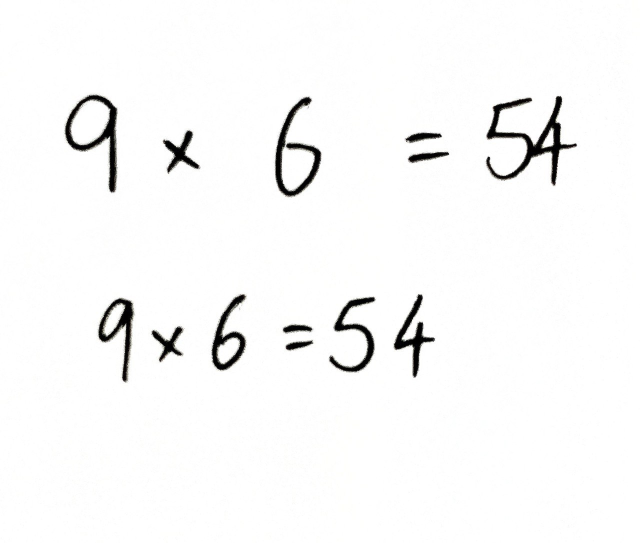
#> input picture images/handwritten_math_#2.jpg, 1280 x 1086 px, found by its file name (shown at 1/2 size)
$ python cv2_get_letters.py
#> lines starting #> are read from the running program, lines starting #| are printed output that depends on the picture; after the words box and inside, x2 and y2 are one past the last pixel; in counts of white or black regions, pixels touching at a corner belong together
# Import required packages
import cv2

# Read image from which text needs to be extracted
img = cv2.imread("images/handwritten_math_#2.jpg")
#> img is the input picture: shape (1086, 1280, 3); mean B, G, R 247.8, 247.9, 248
img[img > 100] = 255  # type: ignore
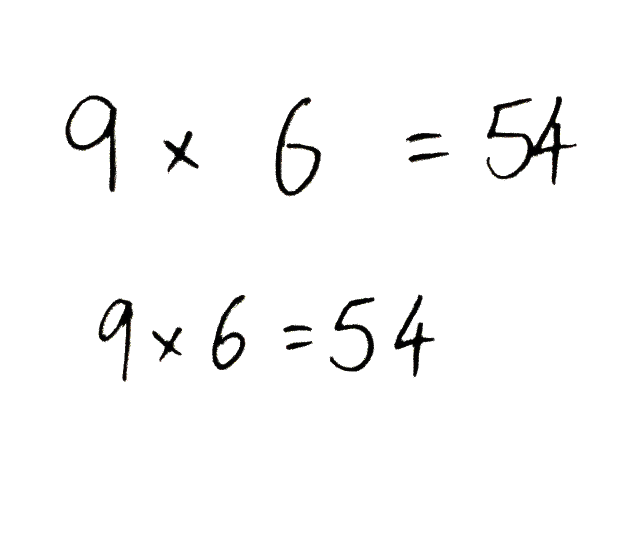
#> img: shape (1086, 1280, 3) (shown at 1/2 size); mean B, G, R 249.2, 249.3, 249.3

# Convert the image to gray scale
gray = cv2.cvtColor(img, cv2.COLOR_BGR2GRAY)

# Performing OTSU threshold
ret, thresh1 = cv2.threshold(gray, 0, 255, cv2.THRESH_OTSU | cv2.THRESH_BINARY_INV)
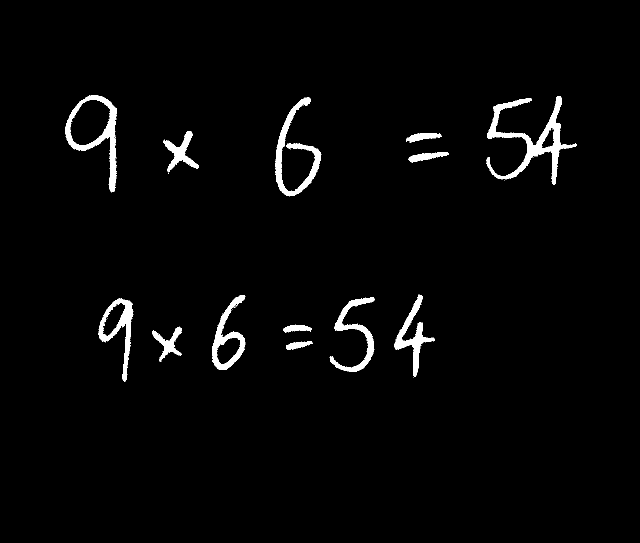
#> thresh1: shape (1086, 1280) (shown at 1/2 size); 2.4% white; 58 white regions (45 under 20 px), largest, box (x1, y1, x2, y2) and area: (972, 193, 1153, 370) 6731, (131, 190, 234, 385) 4377, (551, 194, 643, 393) 4197
#> ret = 117

# Specify structure shape and kernel size.
# Kernel size increases or decreases the area
# of the rectangle to be detected.
# A smaller value like (10, 10) will detect
# each word instead of a sentence.
rect_kernel = cv2.getStructuringElement(cv2.MORPH_RECT, (10, 10))

# Applying dilation on the threshold image
dilation = cv2.dilate(thresh1, rect_kernel, iterations = 1)
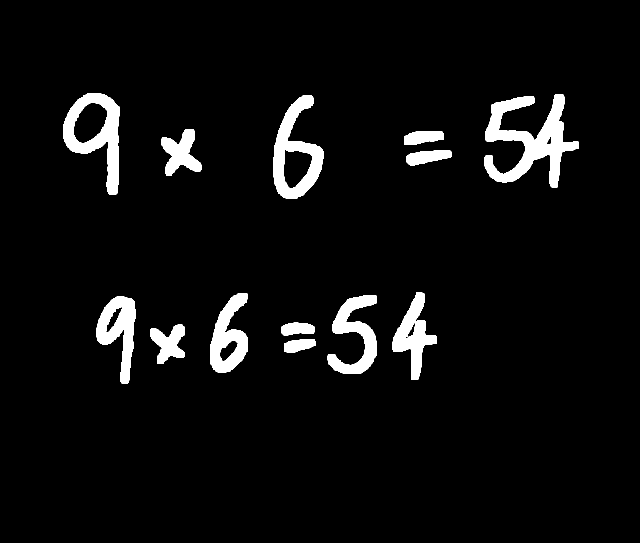
#> dilation: shape (1086, 1280) (shown at 1/2 size); 5.2% white; 13 white regions

# Finding contours
contours, hierarchy = cv2.findContours(dilation, cv2.RETR_EXTERNAL, cv2.CHAIN_APPROX_NONE)
#> contours = 13 contours; largest, box (x1, y1, x2, y2) and area: (968, 189, 1158, 375) 13632, (127, 186, 239, 390) 12690, (547, 190, 648, 398) 11770, (420, 586, 496, 745) 7190, (193, 593, 272, 768) 7115

# Creating a copy of image
# img[img > 10] = 255
im2 = img.copy()

contours_filtered = []
areas = []
for cnt in contours:
    x, y, w, h = cv2.boundingRect(cnt)
    areas.append(w*h)
#> this loop made 13 passes
#> (x, y, w, h) on passes 1 to 12: (568, 678, 63, 27), (300, 649, 69, 79), (562, 645, 67, 26), (193, 593, 79, 175), (655, 590, 99, 158), (420, 586, 76, 159), (784, 585, 90, 175), (813, 300, 90, 31), (808, 262, 80, 28), (323, 258, 80, 94), (547, 190, 101, 208), (968, 189, 190, 186)
#> after the loop, areas = [1701, 5451, 1742, 13825, 15642, 12084, 15750, 2790, 2240, 7520, 21008, 35340, 22848]

print(areas)
#| [1701, 5451, 1742, 13825, 15642, 12084, 15750, 2790, 2240, 7520, 21008, 35340, 22848]
# Looping through the identified contours
# Then rectangular part is cropped and passed on
area_threshold = 600
chars = []
i = 0
for cnt in contours:
    x, y, w, h = cv2.boundingRect(cnt)

    if areas[i] > area_threshold:
        # Drawing a rectangle on copied image
        rect = cv2.rectangle(im2, (x, y), (x + w, y + h), (0, 255, 0), 2)

        # Cropping the text block for giving input to OCR
        cropped = im2[y:y + h, x:x + w]

        # cv2.imshow("", cropped)
        chars.append(cropped)
        cv2.imshow("", img)
        cv2.imshow("", rect)

    i += 1
#> this loop made 13 passes
#> pass 1, `cropped = im2[y:y + h, x:x + w]`:
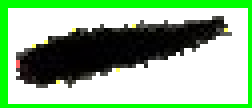
#> cropped: shape (27, 63, 3) (shown 4 times larger); mean B, G, R 144.7, 184.8, 146.1
#> pass 2, `rect = cv2.rectangle(im2, (x, y), (x + w, y + h), (0, 255, 0), 2)`:
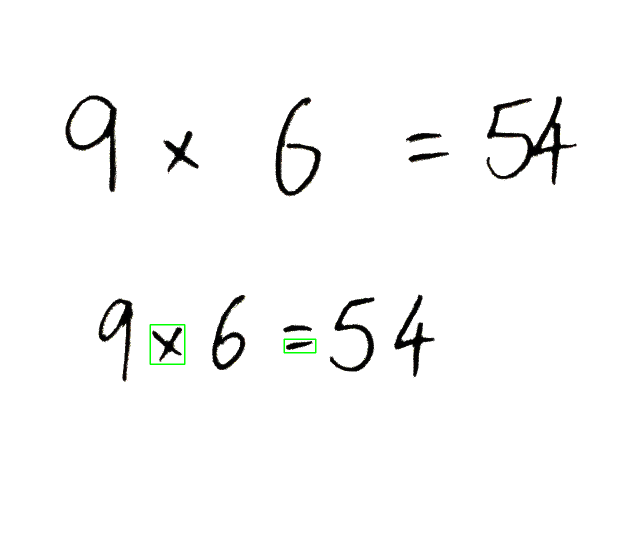
#> rect: shape (1086, 1280, 3) (shown at 1/2 size); mean B, G, R 248.9, 249.3, 249
#> pass 2, `cropped = im2[y:y + h, x:x + w]`:
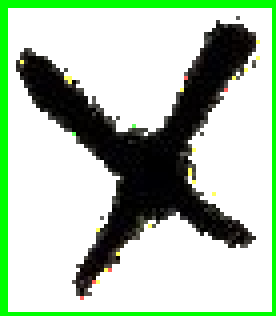
#> cropped: shape (79, 69, 3) (shown 4 times larger); mean B, G, R 176.1, 197.3, 177.4
#> after the loop:
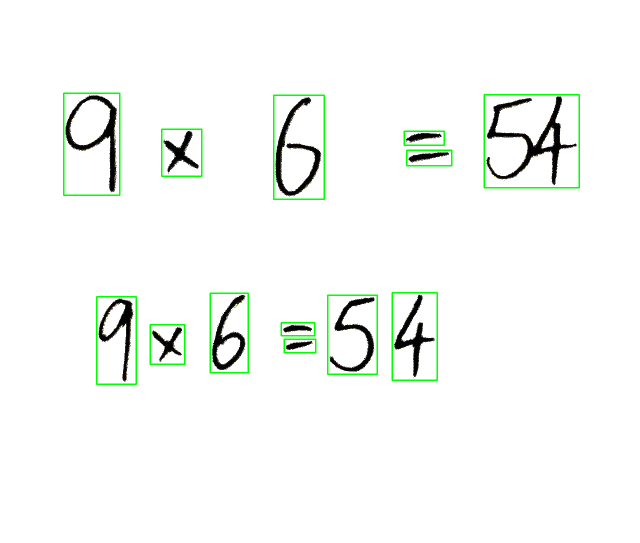
#> im2: shape (1086, 1280, 3) (shown at 1/2 size); 1.18% of pixels changed, all inside (x1, y1, x2, y2) = (126, 185, 1160, 770)
#> after the loop, chars = 13 items; i = 13

cv2.waitKey(0)

$ run again, with images/2x+6=12.jpg copied over images/handwritten_math_#2.jpg
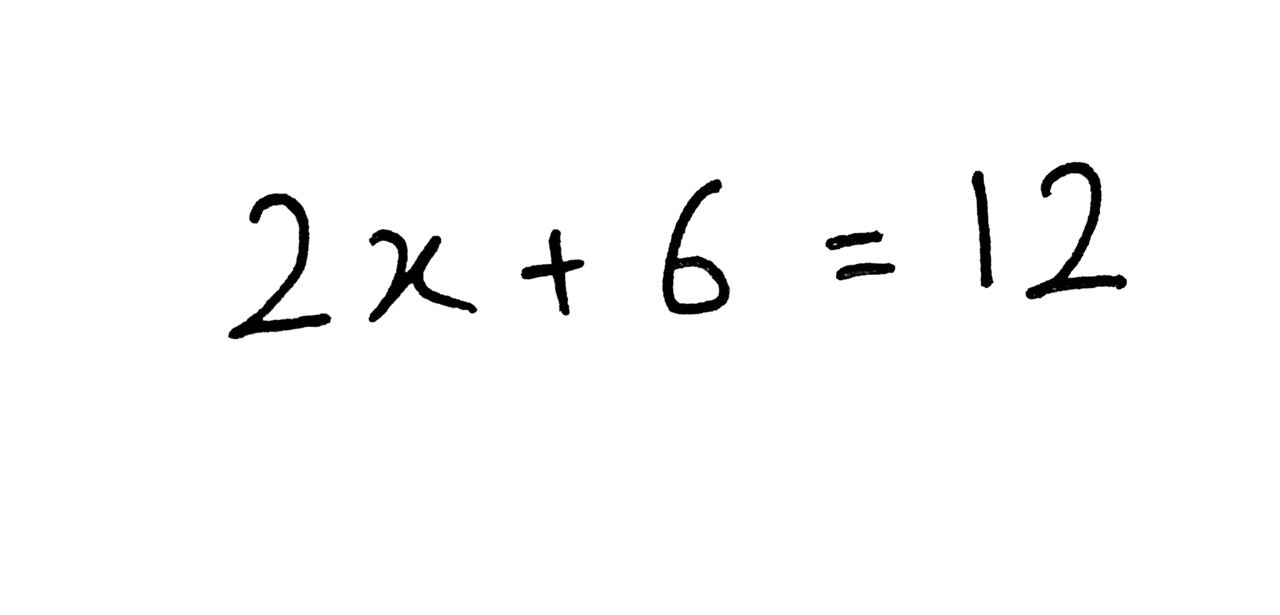
#> input picture images/2x+6=12.jpg, 1280 x 615 px, found by its file name
#> img is the input picture: shape (615, 1280, 3); min 0, max 255, mean 249.9
#> img: shape (615, 1280, 3); 1.29% of pixels changed, all inside (x1, y1, x2, y2) = (224, 160, 1128, 344)
#> `ret, thresh1 = cv2.threshold(gray, 0, 255, cv2.THRESH_OTSU | cv2.THRES..`:
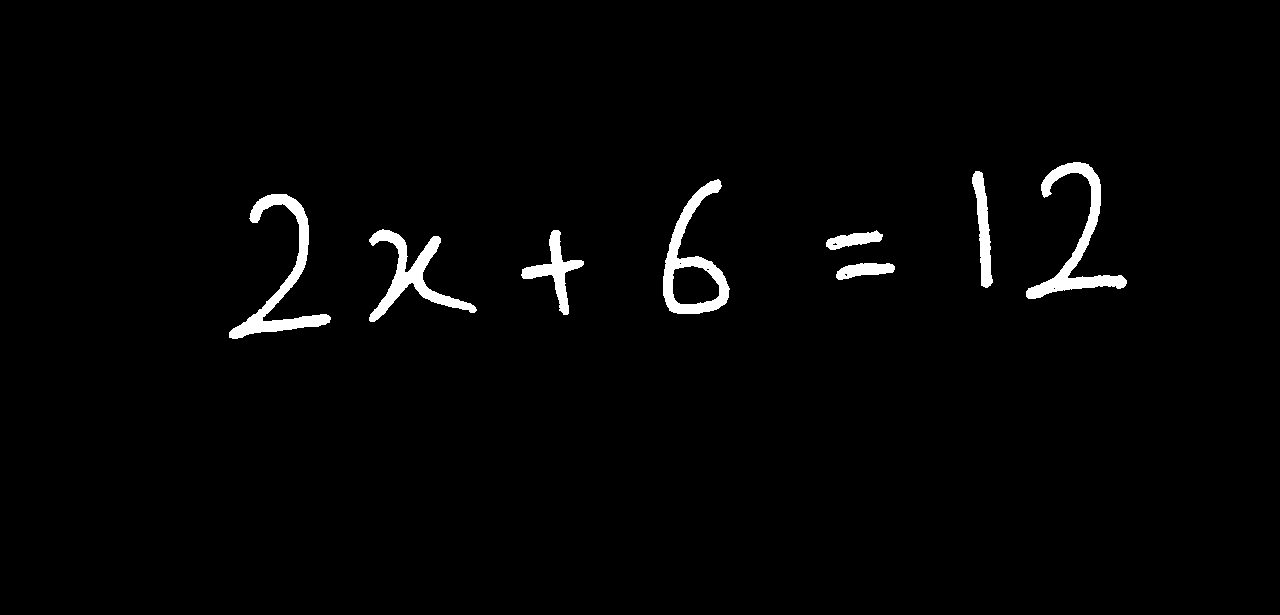
#> thresh1: shape (615, 1280); 1.9% white; 8 white regions, largest, box (x1, y1, x2, y2) and area: (229, 194, 331, 339) 3049, (1026, 162, 1127, 299) 2981, (663, 179, 730, 314) 2744
#> ret = 100
#> dilation: shape (615, 1280); 4.1% white; 8 white regions
#> contours = 8 contours; box (x1, y1, x2, y2) and area: (659, 175, 735, 319) 6296, (225, 190, 336, 344) 6132, (1022, 158, 1132, 304) 5956, (365, 225, 482, 327) 5252, (517, 226, 589, 320) 2796, (968, 167, 998, 293) 2411, (832, 259, 900, 285) 1344, (822, 226, 888, 255) 1322
#> the loop `for cnt in contours:` made 8 passes
#> (x, y, w, h) on passes 1 to 8: (832, 259, 68, 26), (822, 226, 66, 29), (517, 226, 72, 94), (365, 225, 117, 102), (225, 190, 111, 154), (659, 175, 76, 144), (968, 167, 30, 126), (1022, 158, 110, 146)
#> after the loop `for cnt in contours:`: areas = [1768, 1914, 6768, 11934, 17094, 10944, 3780, 16060]
#| [1768, 1914, 6768, 11934, 17094, 10944, 3780, 16060]
#> after the loop `for cnt in contours:`:
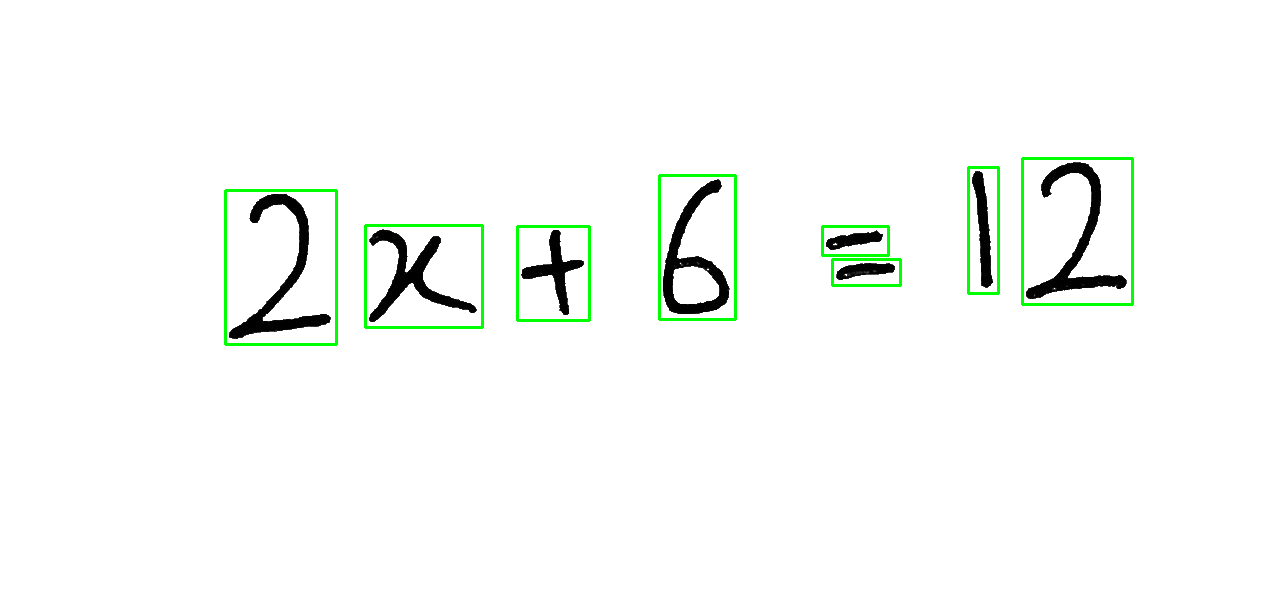
#> im2: shape (615, 1280, 3); mean B, G, R 247.4, 250.2, 247.4
#> after the loop `for cnt in contours:`: chars = 8 items; i = 8

$ run again, with images/9x6=54.jpg copied over images/handwritten_math_#2.jpg
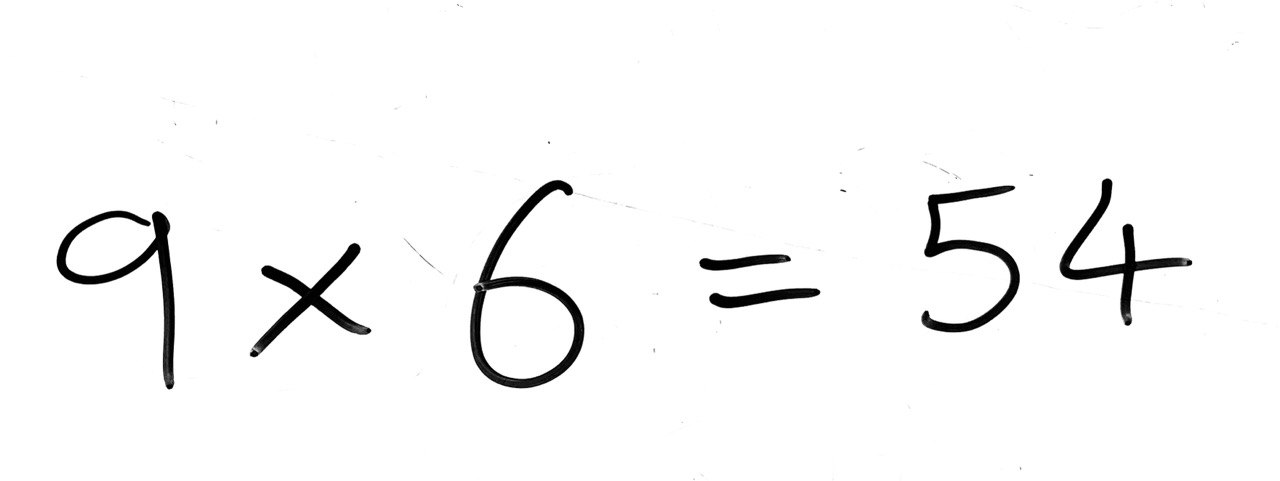
#> input picture images/9x6=54.jpg, 1280 x 481 px, found by its file name
#> img is the input picture: shape (481, 1280, 3); min 0, max 255, mean 247
#> img: shape (481, 1280, 3); 3.59% of pixels changed, all inside (x1, y1, x2, y2) = (8, 0, 1280, 481)
#> `ret, thresh1 = cv2.threshold(gray, 0, 255, cv2.THRESH_OTSU | cv2.THRES..`:
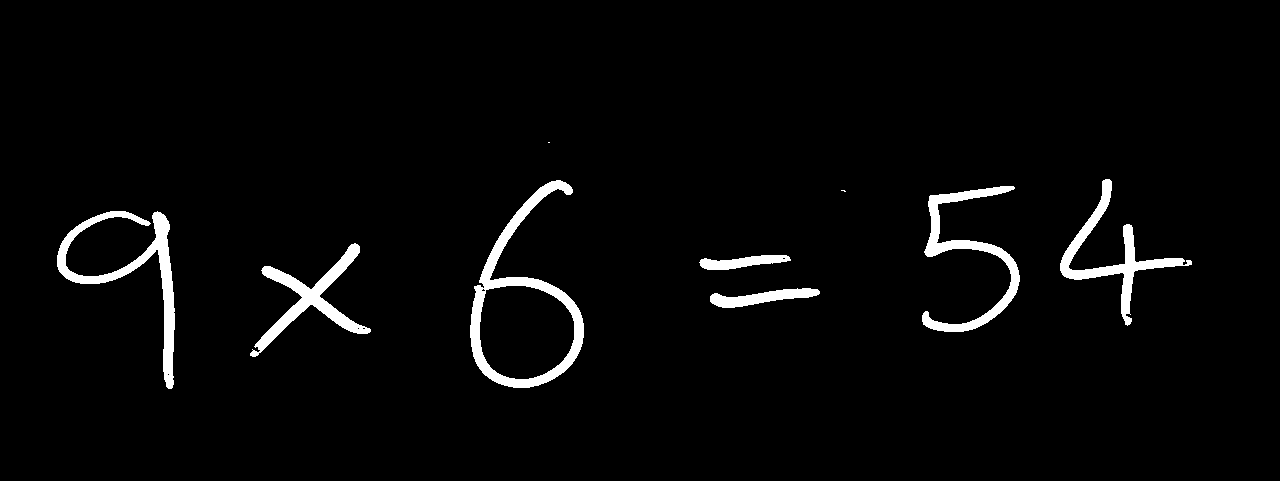
#> thresh1: shape (481, 1280); 3.1% white; 9 white regions (2 under 20 px), largest, box (x1, y1, x2, y2) and area: (470, 180, 584, 388) 4543, (57, 211, 175, 389) 3676, (922, 186, 1020, 332) 3135
#> ret = 100
#> dilation: shape (481, 1280); 6.9% white; 9 white regions
#> contours = 9 contours; largest, box (x1, y1, x2, y2) and area: (466, 176, 589, 393) 15198, (53, 207, 180, 394) 10256, (918, 182, 1025, 337) 6776, (1056, 175, 1197, 331) 6191, (246, 239, 376, 362) 5988
#> the loop `for cnt in contours:` made 9 passes
#> (x, y, w, h) on passes 1 to 8: (706, 284, 119, 29), (695, 251, 101, 24), (246, 239, 130, 123), (53, 207, 127, 187), (837, 186, 14, 11), (918, 182, 107, 155), (466, 176, 123, 217), (1056, 175, 141, 156)
#> after the loop `for cnt in contours:`: areas = [3451, 2424, 15990, 23749, 154, 16585, 26691, 21996, 110]
#| [3451, 2424, 15990, 23749, 154, 16585, 26691, 21996, 110]
#> after the loop `for cnt in contours:`:
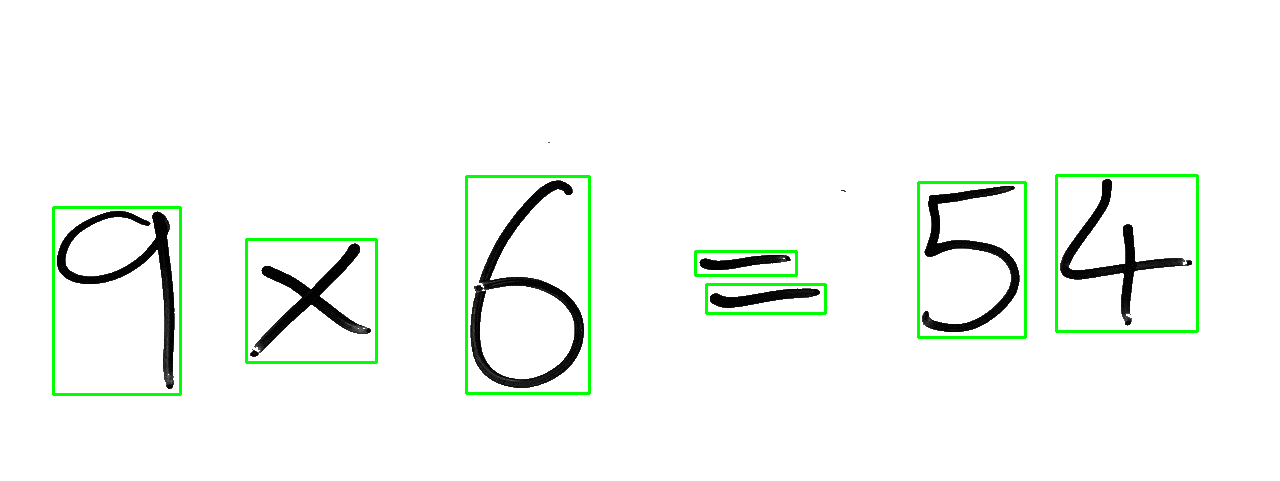
#> im2: shape (481, 1280, 3); mean B, G, R 243.2, 247.6, 243.2
#> after the loop `for cnt in contours:`: chars = 7 items; i = 9

$ run again, with images/9x9x9x.jpg copied over images/handwritten_math_#2.jpg
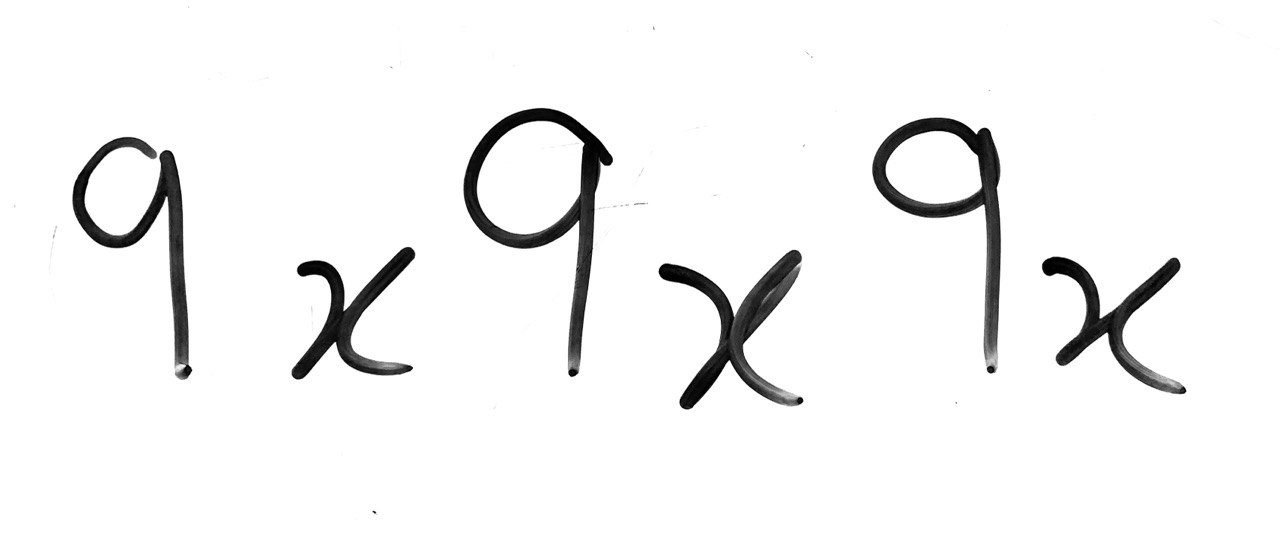
#> input picture images/9x9x9x.jpg, 1280 x 533 px, found by its file name
#> img is the input picture: shape (533, 1280, 3); min 0, max 255, mean 242.7
#> img: shape (533, 1280, 3); 3.26% of pixels changed, all inside (x1, y1, x2, y2) = (8, 0, 1280, 521)
#> thresh1: shape (533, 1280); 5.2% white; 21 white regions (12 under 20 px), largest, box (x1, y1, x2, y2) and area: (464, 108, 613, 360) 7477, (873, 118, 1001, 351) 6384, (659, 250, 801, 409) 6314
#> ret = 100
#> dilation: shape (533, 1280); 9.6% white; 8 white regions
#> contours = 8 contours; box (x1, y1, x2, y2) and area: (460, 104, 618, 382) 20900, (869, 114, 1006, 356) 15226, (69, 133, 197, 384) 14240, (655, 246, 808, 414) 10816, (1038, 253, 1191, 399) 8769, (288, 243, 420, 384) 8429, (983, 362, 1000, 378) 234, (369, 507, 381, 518) 109
#> the loop `for cnt in contours:` made 8 passes
#> (x, y, w, h) on passes 1 to 8: (369, 507, 12, 11), (983, 362, 17, 16), (1038, 253, 153, 146), (655, 246, 153, 168), (288, 243, 132, 141), (69, 133, 128, 251), (869, 114, 137, 242), (460, 104, 158, 278)
#> after the loop `for cnt in contours:`: areas = [132, 272, 22338, 25704, 18612, 32128, 33154, 43924]
#| [132, 272, 22338, 25704, 18612, 32128, 33154, 43924]
#> after the loop `for cnt in contours:`:
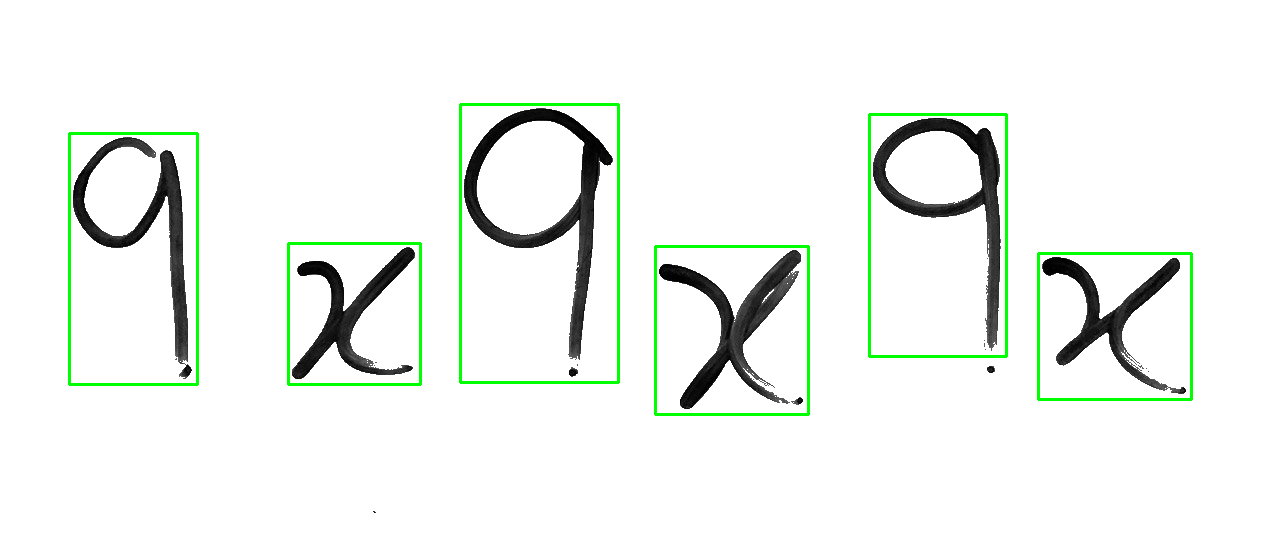
#> im2: shape (533, 1280, 3); mean B, G, R 239, 243.6, 239
#> after the loop `for cnt in contours:`: chars = 6 items; i = 8
